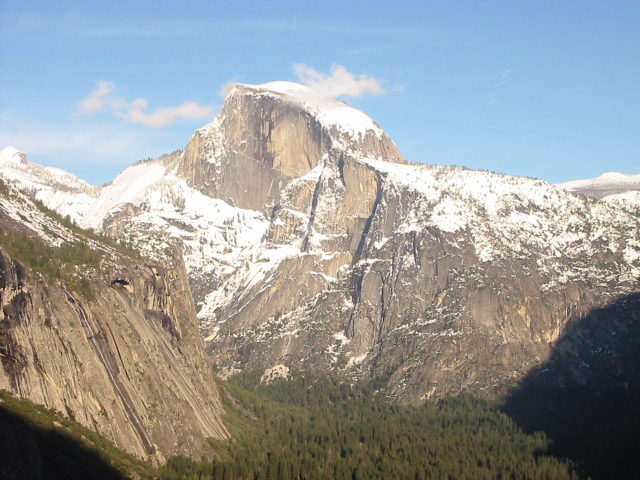
//> input picture Image Processing and Deep Learning/11. Feature Descriptors and Fitting/input2.jpg, 640 x 480 px
$ ./hist_match_YUV   (built with g++ and OpenCV 4)
//> lines starting //> are read from the running program, lines starting //| are printed output that depends on the picture
#include "media/hist_func.h"
#include <opencv2/imgproc/types_c.h>

void hist_eq(Mat& input, Mat& equalized, G* trans_func, float* CDF);
void hist_match(Mat& input, Mat& result, int* trans_func);
int main() {

	Mat input = imread("C:\\input2.jpg", IMREAD_COLOR);
//> input is the input picture: 480 rows x 640 cols, CV_8UC3; mean B, G, R 155.6, 155.5, 151.7
	Mat equalized_YUV;
	Mat result = input.clone();

	Mat ref = imread("C:\\reference.jpg", IMREAD_COLOR);
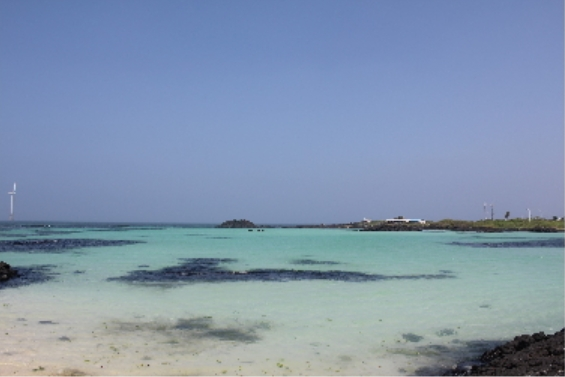
//> input picture Image Processing and Deep Learning/5. Histogram Matching/YUV/reference.jpg, 565 x 377 px
//> ref is the input picture: 377 rows x 565 cols, CV_8UC3; mean B, G, R 173.6, 149, 129.9
	Mat equalized_YUV_ref;

	cvtColor(input, equalized_YUV, CV_RGB2YUV);	// RGB -> YUV
//> equalized_YUV: 480 rows x 640 cols, CV_8UC3; mean of channels 0, 1, 2 155.1, 126.2, 128.4
	cvtColor(ref, equalized_YUV_ref, CV_RGB2YUV);
//> equalized_YUV_ref: 377 rows x 565 cols, CV_8UC3; mean of channels 0, 1, 2 154.2, 116, 145

	// split each channel(Y, U, V)
	Mat channels[3];
	split(equalized_YUV, channels);
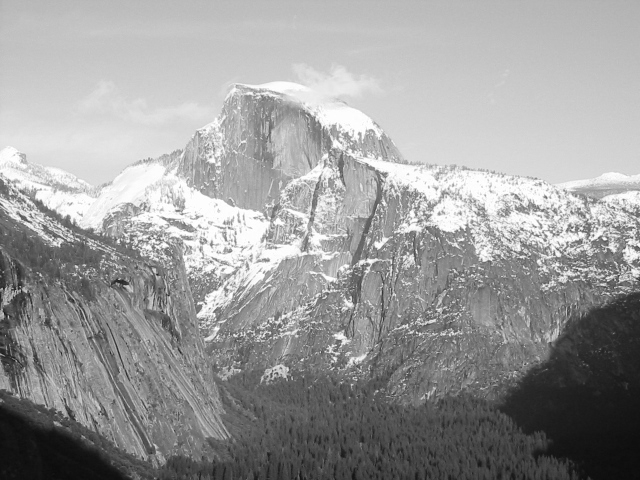
//> channels[0]: 480 rows x 640 cols, CV_8UC1; min 11, max 255, mean 155.1
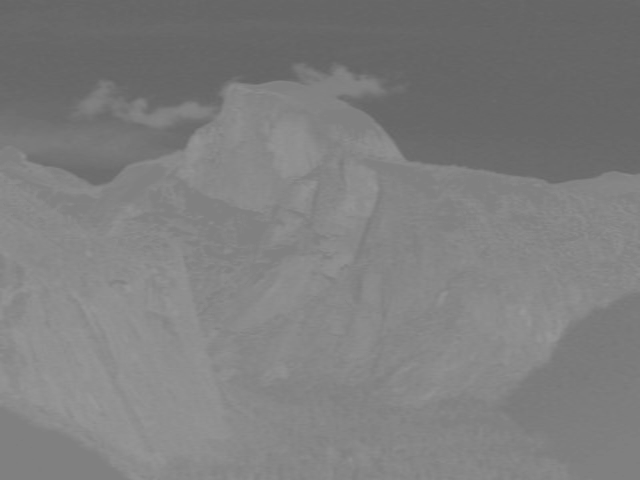
//> channels[1]: 480 rows x 640 cols, CV_8UC1; min 99, max 153, mean 126.2
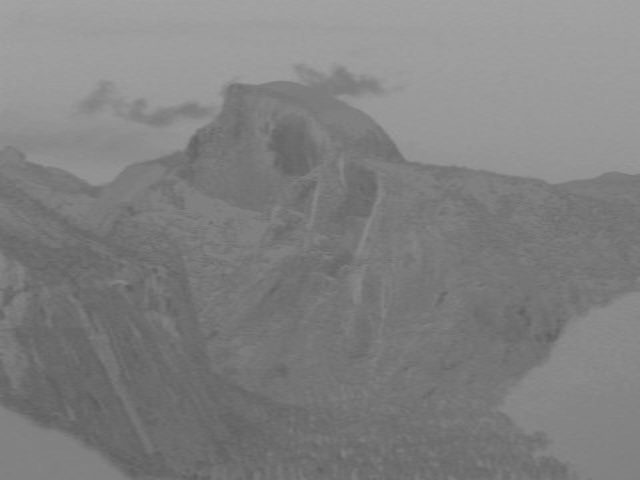
//> channels[2]: 480 rows x 640 cols, CV_8UC1; min 91, max 164, mean 128.4
	Mat Y = channels[0];						// U = channels[1], V = channels[2]

	Mat channels_ref[3];
	split(equalized_YUV_ref, channels_ref);
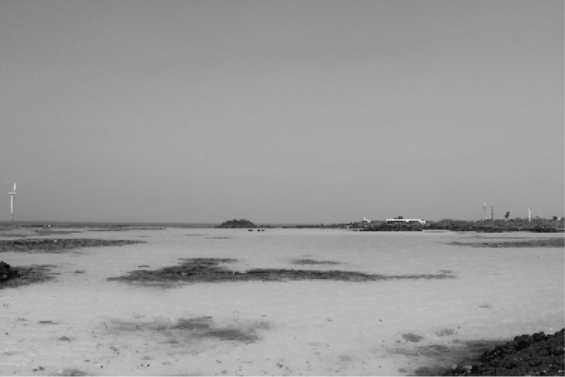
//> channels_ref[0]: 377 rows x 565 cols, CV_8UC1; min 5, max 224, mean 154.2
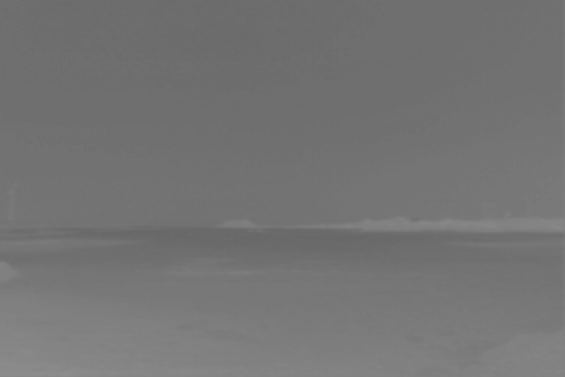
//> channels_ref[1]: 377 rows x 565 cols, CV_8UC1; min 103, max 142, mean 116
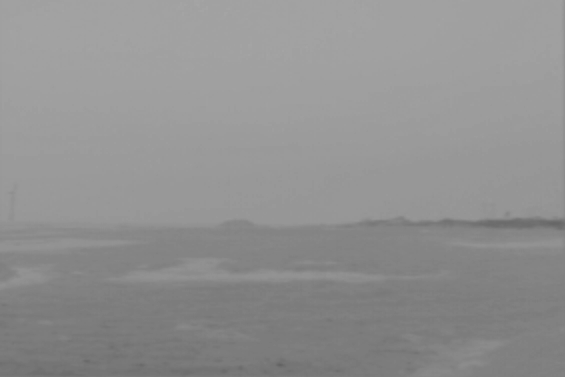
//> channels_ref[2]: 377 rows x 565 cols, CV_8UC1; min 99, max 165, mean 145
	Mat Y_ref = channels_ref[0];

	// PDF or transfer function txt files
	FILE* f_equalized_PDF_YUV_R, * f_equalized_PDF_YUV_G, * f_equalized_PDF_YUV_B,* f_PDF_R, * f_PDF_G, * f_PDF_B;
	FILE* f_trans_func_eq_YUV;

	FILE* r_equalized_PDF_YUV, * r_PDF_RGB;
	FILE* r_trans_func_eq_YUV;

	FILE* trans_inverse;

//> (the run ends here: the program needs code that is not available in this run, at `float** PDF_RGB = cal_PDF_RGB(input);`)
